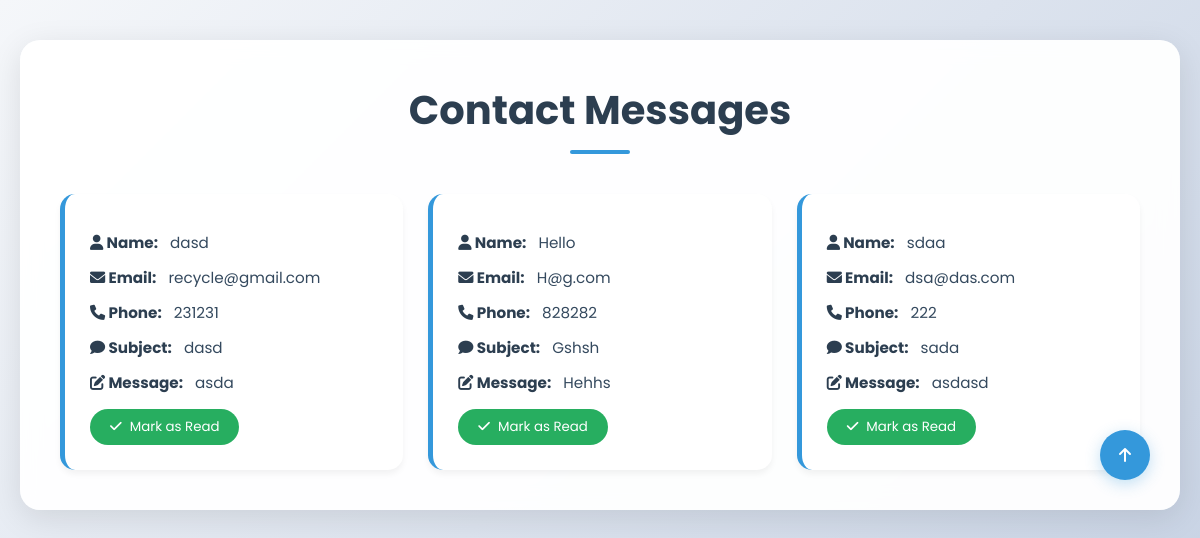
Page /displayContact/ (signed in) on the earlier database version.
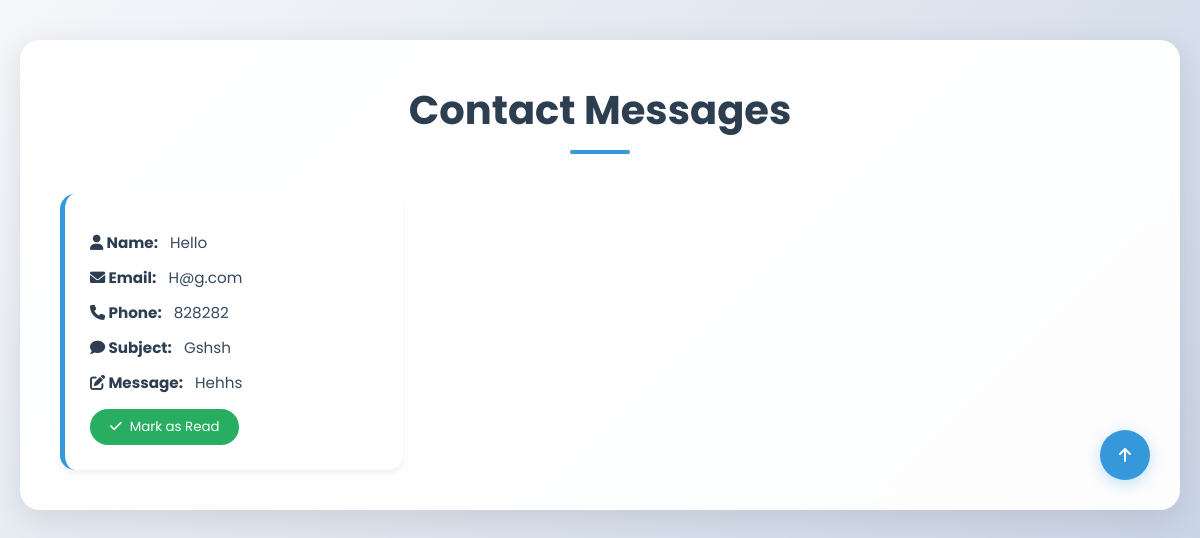
Same page on the later database version.
### app/models.py (models this page shows)
class contactUsModel(models.Model):
    contactFullName = models.CharField(max_length=50)
    contactEmail = models.CharField(max_length=50)
    contactPhoneNumber = models.CharField(max_length= 15)
    contactSubject = models.CharField(max_length=50)
    contactMessage = models.TextField()

### app/views.py (the view)
# urls.py: path('displayContact/', views.displayContactView, name = "displayContact"),
def displayContactView(request):
    if not request.session.get('is_authenticated'):  # Check session authentication
        return redirect('homepage')
    contacts = contactUsModel.objects.filter()
    args = {
        "contacts": contacts,
    }
    return render(request, "contactAdmin.html",args)

### templates/contactAdmin.html (shortened to what this page needs)
{% load static %}
<!DOCTYPE html>
<html lang="en">
<head>
    <link rel="stylesheet" href="https://cdnjs.cloudflare.com/ajax/libs/font-awesome/6.0.0/css/all.min.css">
</head>
<body>
    <div class="container">
        <h1>Contact Messages</h1>
        {% if contacts %}
        <div class="message-grid">
            {% for i in contacts %}
            <div class="message-card">
                <p><strong><i class="fas fa-user"></i> Name:</strong> {{i.contactFullName}}</p>
                <p><strong><i class="fas fa-envelope"></i> Email:</strong> {{i.contactEmail}}</p>
                <p><strong><i class="fas fa-phone"></i> Phone:</strong> {{i.contactPhoneNumber}}</p>
                <p><strong><i class="fas fa-comment"></i> Subject:</strong> {{i.contactSubject}}</p>
                <p><strong><i class="fas fa-edit"></i> Message:</strong> {{i.contactMessage}}</p>
                <form action="{% url 'deleteContact' i.id %}" method="POST">
                    <button type="submit" class="done-btn">
                        <i class="fas fa-check"></i>
                        Mark as Read
                    </button>
                </form>
            </div>
            {% endfor %}
        </div>
        {% else %}
        <div class="empty-state">
            <i class="fas fa-inbox"></i>
            <h3>No messages found</h3>
            <p>All caught up! No contact messages to display.</p>
        </div>
        {% endif %}
        <a href="{% url 'recycler' %}" class="back-btn">
            <i class="fas fa-arrow-up"></i>
        </a>
    </div>
</body>
</html>

Differences in the rows shown:
removed contactUsModel: contactFullName "dasd", contactEmail "recycle@gmail.com", contactPhoneNumber "231231", contactSubject "dasd", contactMessage "asda"
removed contactUsModel: contactFullName "sdaa", contactEmail "dsa@das.com", contactPhoneNumber "222", contactSubject "sada", contactMessage "asdasd"
